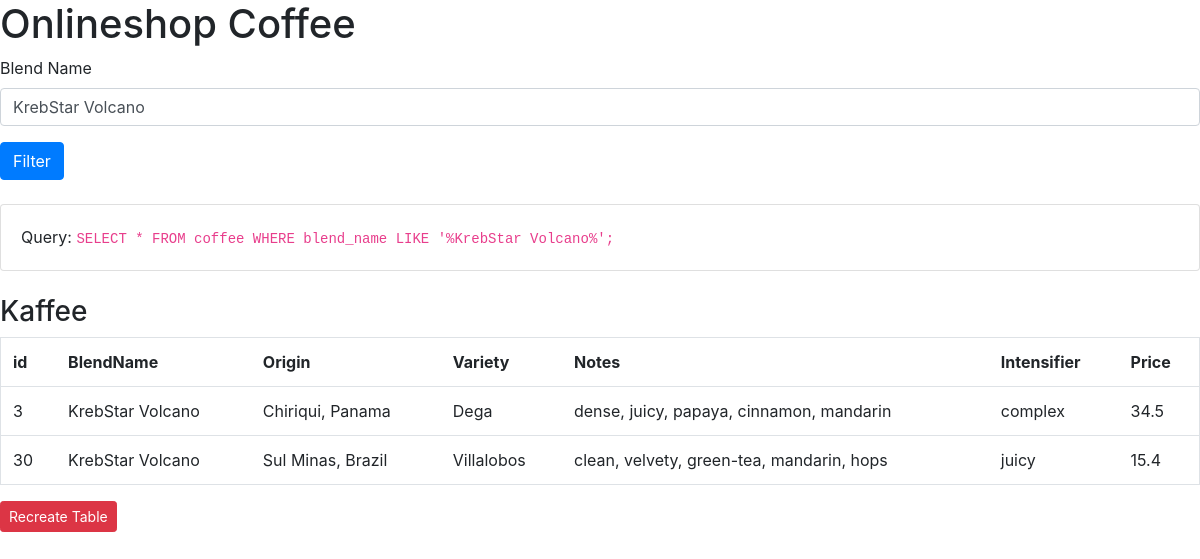
Page /index.php?blend=KrebStar Volcano on the committed database.
### tables this page shows
CREATE TABLE coffee (
  id SERIAL PRIMARY KEY,
  blend_name char(64),
  origin char(64),
  variety char(64),
  notes char(64),
  intensifier char(64),
  price float
);

### show_table.php (the view, shortened to what this page needs)
<?php
function show_table($blend_name)
{
  ?>
  <table class="table border">
    <tr>
      <th>id</th>
      <th>BlendName</th>
      <th>Origin</th>
      <th>Variety</th>
      <th>Notes</th>
      <th>Intensifier</th>
      <th>Price</th>
    </tr>
    <?php
      $query = "SELECT * FROM coffee WHERE blend_name LIKE '%". $blend_name . "%';";
    ?>
    <br>
    <div class="card">
      <div class="card-body">
        Query: <code>
          <?php
            echo($query);
          ?>
        </code>
      </div>
    </div>
    <br>
    <h3>Kaffee</h3>
    <?php
      $db = connectdb();
      $result = mysqli_multi_query($db, $query);
      if ($result) {
        $result = mysqli_use_result($db);
      }
      if ($result) {
        while ($coffee = mysqli_fetch_array($result, MYSQLI_ASSOC)) {
          echo ('<tr>');
          foreach ($coffee as $attr) {
            echo ('<td>' . $attr . '</td>');
          }
          echo ('</tr>');
        }
      } else {
        echo('ERROR: ' . mysqli_error($db));
      }
    ?>
  </table>
  <?php
}
?>

### rows in the picture
coffee: id "3", blend_name "KrebStar Volcano", origin "Chiriqui, Panama", variety "Dega", notes "dense, juicy, papaya, cinnamon, mandarin", intensifier "complex", price "34.5"
coffee: id "30", blend_name "KrebStar Volcano", origin "Sul Minas, Brazil", variety "Villalobos", notes "clean, velvety, green-tea, mandarin, hops", intensifier "juicy", price "15.4"

### other values in the picture
$query "SELECT * FROM coffee WHERE blend_name LIKE '%KrebStar Volcano%';"
